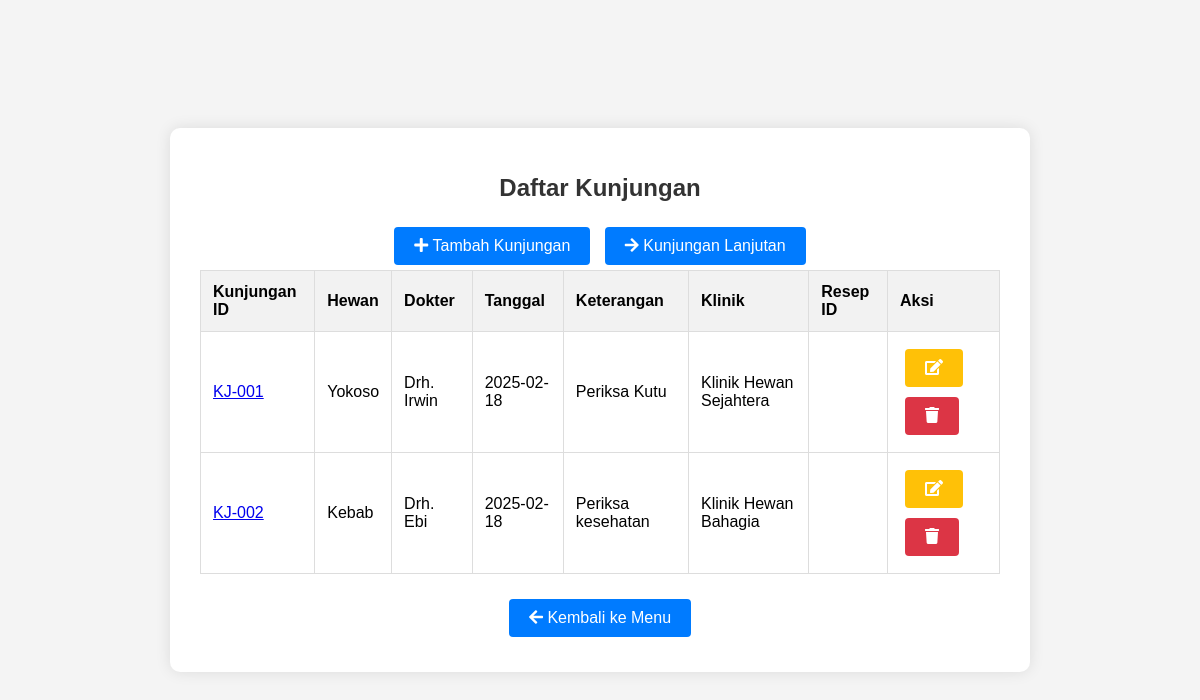
/src/models/kunjungan/index.php, run on the app's committed database.
### tables this page shows
CREATE TABLE `kunjungan` (
  `Kunjungan_ID` varchar(10) NOT NULL,
  `Kunjungan_Tgl` date DEFAULT NULL,
  `Kunjungan_Keterangan` text DEFAULT NULL,
  `Hewan_ID` varchar(10) DEFAULT NULL,
  `Dokter_ID` varchar(10) DEFAULT NULL,
  `Klinik_ID` varchar(10) DEFAULT NULL,
  `Resep_ID` varchar(10) DEFAULT NULL
);

CREATE TABLE `hewan` (
  `Hewan_ID` varchar(10) NOT NULL,
  `Hewan_Nama` varchar(100) DEFAULT NULL,
  `Hewan_Tahun_Lahir` int(11) DEFAULT NULL,
  `Hewan_Jenis` varchar(50) DEFAULT NULL,
  `Pawrent_ID` varchar(10) DEFAULT NULL
);

CREATE TABLE `dokter_hewan` (
  `Dokter_ID` varchar(10) NOT NULL,
  `Dokter_Nama` varchar(100) DEFAULT NULL,
  `Dokter_Telp` varchar(20) DEFAULT NULL,
  `Dokter_Tgl_Mulai_Kerja` date DEFAULT NULL,
  `Klinik_ID` varchar(10) DEFAULT NULL
);

CREATE TABLE `klinik` (
  `Klinik_ID` varchar(10) NOT NULL,
  `Klinik_Nama` varchar(100) DEFAULT NULL,
  `Klinik_Alamat` text DEFAULT NULL,
  `Klinik_Telp` varchar(20) DEFAULT NULL
);

### src/models/Kunjungan/index.php (the view, shortened to what this page needs)
<?php
include '../../connection.php';
$sql = "SELECT kunjungan.Kunjungan_ID, kunjungan.Kunjungan_Tgl, kunjungan.Kunjungan_Keterangan, hewan.Hewan_Nama, dokter_hewan.Dokter_Nama, klinik.Klinik_Nama, resep.Resep_ID
        FROM kunjungan
        JOIN hewan ON kunjungan.Hewan_ID = hewan.Hewan_ID
        JOIN dokter_hewan ON kunjungan.Dokter_ID = dokter_hewan.Dokter_ID
        JOIN klinik ON kunjungan.Klinik_ID = klinik.Klinik_ID
        LEFT JOIN resep ON kunjungan.Resep_ID = resep.Resep_ID";
$result = $conn->query($sql);
?>
<!DOCTYPE html>
<html lang="en">
<head>
    <link rel="stylesheet" href="../../style/style.css">
    <link rel="stylesheet" href="https://cdnjs.cloudflare.com/ajax/libs/font-awesome/5.15.3/css/all.min.css">
</head>
<body>
    <div class="container">
        <h1>Daftar Kunjungan</h1>
        <a href="create.php" class="btn btn-add"><i class="fas fa-plus"></i> Tambah Kunjungan</a>
        <a href="lanjutan.php" class="btn btn-add"><i class="fas fa-arrow-right"></i> Kunjungan Lanjutan</a>
        <table>
            <tr>
                <th>Kunjungan ID</th>
                <th>Hewan</th>
                <th>Dokter</th>
                <th>Tanggal</th>
                <th>Keterangan</th>
                <th>Klinik</th>
                <th>Resep ID</th>
                <th>Aksi</th>
            </tr>
            <?php
            if ($result->num_rows > 0) {
                while ($row = $result->fetch_assoc()) {
                    echo "<tr>";
                    echo "<td><a href='#' onclick='toggleLanjutan(\"{$row['Kunjungan_ID']}\")'>{$row['Kunjungan_ID']}</a></td>";
                    echo "<td>{$row['Hewan_Nama']}</td>";
                    echo "<td>{$row['Dokter_Nama']}</td>";
                    echo "<td>{$row['Kunjungan_Tgl']}</td>";
                    echo "<td>{$row['Kunjungan_Keterangan']}</td>";
                    echo "<td>{$row['Klinik_Nama']}</td>";
                    echo "<td>{$row['Resep_ID']}</td>";
                    echo "<td>
                            <a href='update.php?id={$row['Kunjungan_ID']}' class='btn btn-edit'><i class='fas fa-edit'></i></a>
                            <a href='delete.php?id={$row['Kunjungan_ID']}' class='btn btn-delete'><i class='fas fa-trash'></i></a>
                          </td>";
                    echo "</tr>";
                }
            } else {
                echo "<tr><td colspan='8'>No data found</td></tr>";
            }
            ?>
        </table>
        <a href="../../app.php" class="btn btn-add"><i class="fas fa-arrow-left"></i> Kembali ke Menu</a>
    </div>
</body>
</html>

### src/style/style.css (style rules this page uses)
body { font-family: Arial, sans-serif; background-color: #f4f4f4; margin: 0; padding: 0; display: flex; justify-content: center; align-items: center; height: 100vh; }
.container { background-color: #fff; padding: 30px; border-radius: 10px; box-shadow: 0 0 15px rgba(0, 0, 0, 0.1); text-align: center; max-width: 800px; width: 100%; }
h1 { color: #333; margin-bottom: 20px; font-size: 24px; }
table { width: 100%; border-collapse: collapse; margin-bottom: 20px; }
table, th, td { border: 1px solid #ddd; }
th, td { padding: 12px; text-align: left; }
th { background-color: #f2f2f2; }
.btn { text-decoration: none; color: #fff; padding: 10px 20px; border-radius: 4px; transition: all 0.3s ease; display: inline-block; margin: 5px; }
.btn-add { background-color: #007bff; }
.btn-edit { background-color: #ffc107; }
.btn-delete { background-color: #dc3545; }

### data on the page
kunjungan: Kunjungan_ID "KJ-001", Hewan_ID.Hewan_Nama "Yokoso", Dokter_ID.Dokter_Nama "Drh. Irwin", Kunjungan_Tgl "2025-02-18", Kunjungan_Keterangan "Periksa Kutu", Klinik_ID.Klinik_Nama "Klinik Hewan Sejahtera"
kunjungan: Kunjungan_ID "KJ-002", Hewan_ID.Hewan_Nama "Kebab", Dokter_ID.Dokter_Nama "Drh. Ebi", Kunjungan_Tgl "2025-02-18", Kunjungan_Keterangan "Periksa kesehatan", Klinik_ID.Klinik_Nama "Klinik Hewan Bahagia"
